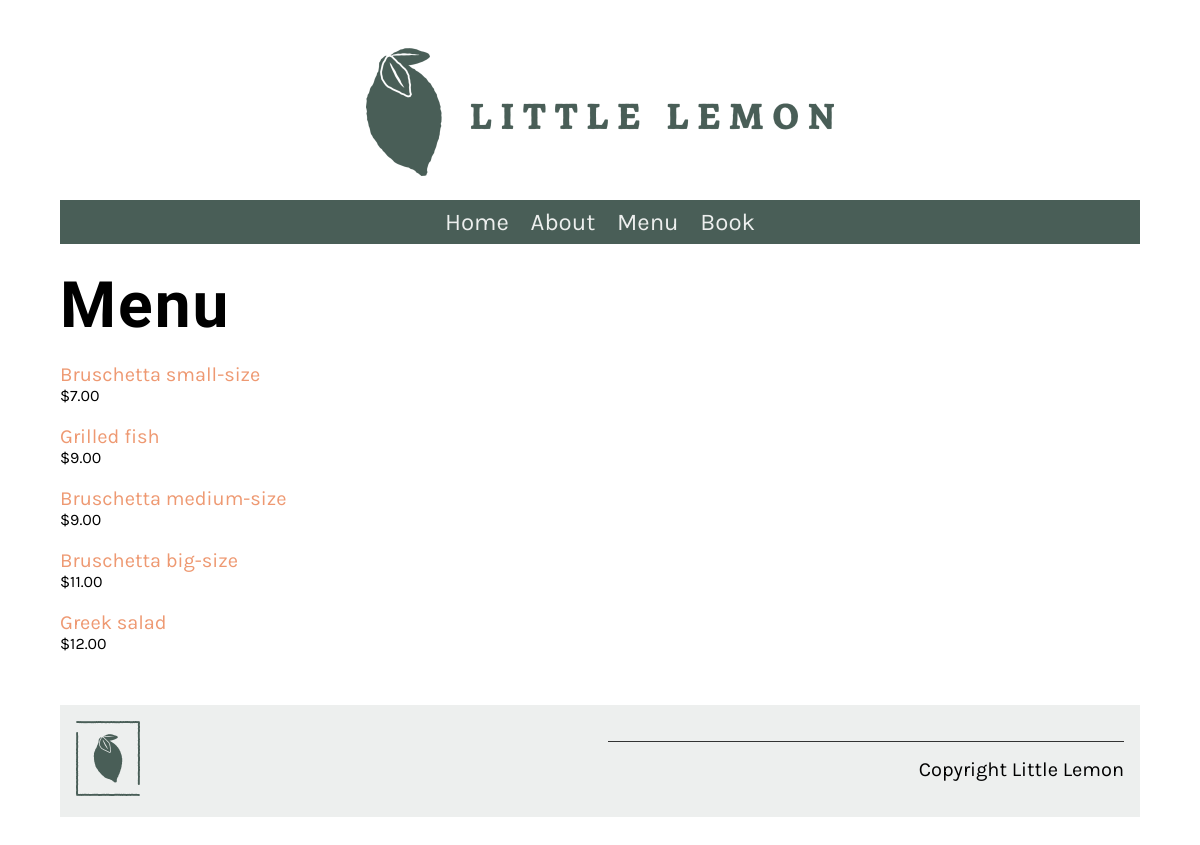
The app's page /menu/ with its own data.
### restaurant/models.py (models this page shows, shortened)
class Menu(models.Model):
   name = models.CharField(max_length=200)
   price = models.IntegerField(null=False)

### restaurant/views.py (the view)
# urls.py: path('menu/', views.menu, name="menu"),
def menu(request):
    menu_data = Menu.objects.all()
    menu_data = menu_data.order_by('price')
    main_data = {"menu": menu_data}
    return render(request, 'menu.html', {"menu": main_data})

### templates/menu.html
{% extends 'base.html' %} {% load static %} {% block content %}
<h1>Menu</h1>
<div class="column">
  {% for item in menu.menu %}
  <p>
    <a href="{% url 'menu_item' pk=item.pk %}"> {{ item.name }} </a>
    <span class="menu-price"> ${{ item.price }}.00 </span>
  </p>
  {% endfor %}
</div>
{% endblock %}

### restaurant/static/css/style.css (style rules this page uses)
body { font-family: 'Karla', sans-serif; margin-top: 3rem; margin-bottom: 3rem; margin-left: 5%; margin-right: 5%; }
h1, h2, h3, h4, h5, h6 { font-family: 'Markazi Text', serif; letter-spacing: 2px;; }
h1 { font-size: 4rem; margin-top: 1.5rem; margin-bottom: 0; }
p, ul { font-size: 1.25rem;; }
a { color: #EE9972; text-decoration: none; }
.column { flex-basis: 50%; margin-bottom: 1rem; padding-bottom: 1rem; }
.menu-price { display: block; font-size: 1rem; }

### records on screen
Menu: name "Bruschetta small-size", price "7"
Menu: name "Grilled fish", price "9"
Menu: name "Bruschetta medium-size", price "9"
Menu: name "Bruschetta big-size", price "11"
Menu: name "Greek salad", price "12"
